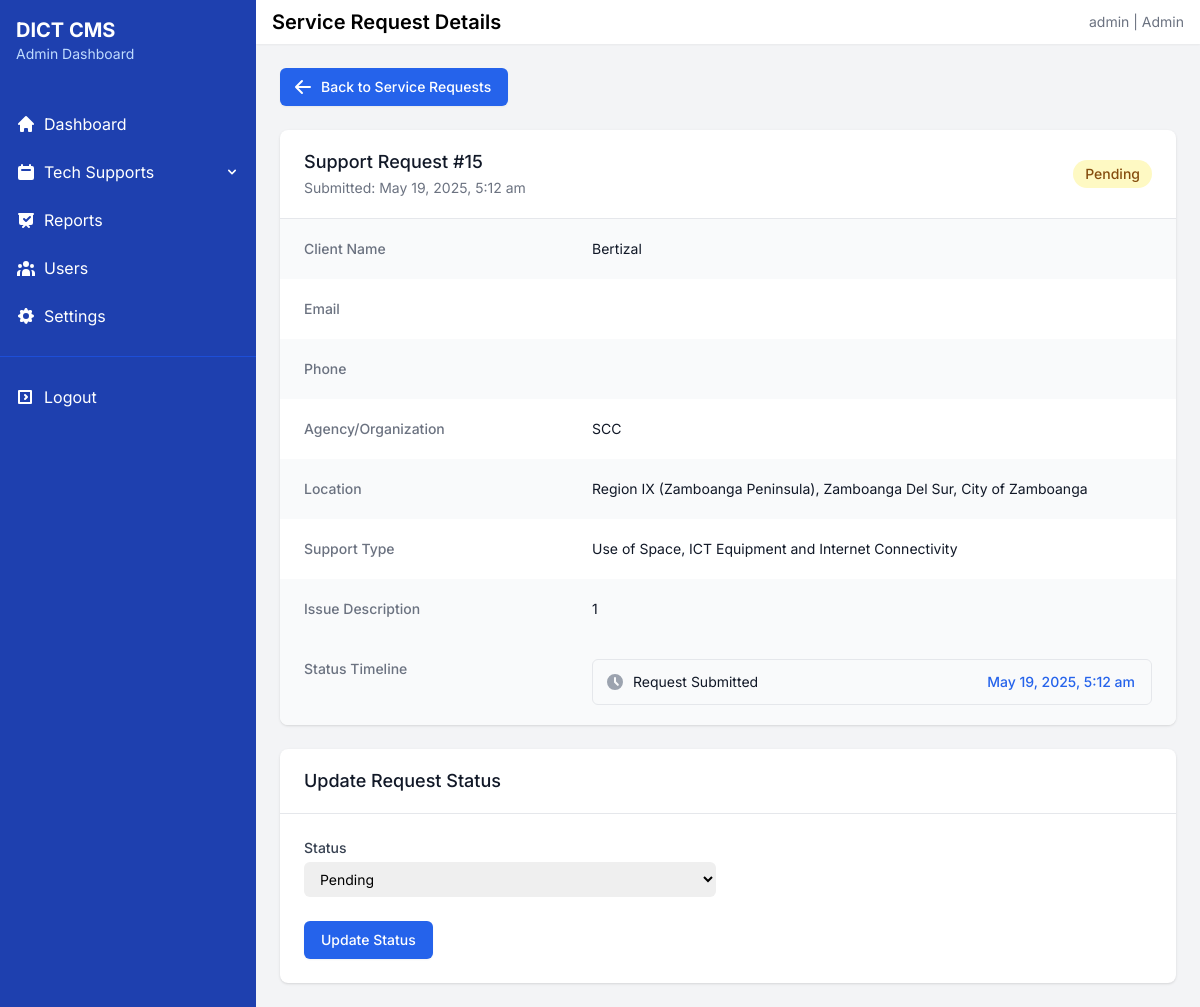
The app's page /admin/view-request.php?id=15 (signed in) with its own data.
### tables this page shows
CREATE TABLE `tech_support_requests` (
  `id` int(11) NOT NULL,
  `firstname` varchar(50) NOT NULL,
  `surname` varchar(50) NOT NULL,
  `middle_initial` char(1) DEFAULT NULL,
  `client_name` varchar(100) NOT NULL,
  `agency` varchar(100) NOT NULL,
  `gender` enum('Male','Female','Other','Prefer not to say') NOT NULL,
  `age` int(11) NOT NULL,
  `region` varchar(50) NOT NULL,
  `region_id` int(11) NOT NULL,
  `province_id` int(11) NOT NULL,
  `district_id` int(11) DEFAULT NULL,
  `municipality_id` int(11) NOT NULL,
  `support_type` varchar(100) NOT NULL,
  `subject` varchar(255) DEFAULT NULL,
  `message` text NOT NULL,
  `issue_description` text NOT NULL,
  `date_requested` timestamp NOT NULL DEFAULT current_timestamp(),
  `date_assisted` timestamp NULL DEFAULT NULL,
  `date_resolved` timestamp NULL DEFAULT NULL,
  `assisted_by_id` int(11) DEFAULT NULL,
  `status` enum('Pending','In Progress','Resolved','Cancelled') DEFAULT 'Pending',
  `remarks` text DEFAULT NULL,
  `created_at` timestamp NOT NULL DEFAULT current_timestamp(),
  `updated_at` timestamp NOT NULL DEFAULT current_timestamp() ON UPDATE current_timestamp()
);

### includes/crud_operations.php (called while the page is built, shortened)
<?php
require_once 'db_connect.php';
function get_record_by_id($table, $id, $columns = ['*']) {
    global $conn;
    try {
        $table_check = $conn->query("SHOW TABLES LIKE '$table'");
        $columns_str = implode(', ', $columns);
        $sql = "SELECT $columns_str FROM `$table` WHERE id = ?";
        $stmt = $conn->prepare($sql);
        $stmt->bind_param('i', $id);
        if ($stmt->execute()) {
            $result = $stmt->get_result();
            $record = $result->fetch_assoc();
            return $record;
        } else {
            throw new Exception("Error executing statement: " . $stmt->error);
        }
    } catch (Exception $e) {
        error_log("Get record by ID error: " . $e->getMessage());
        return false;
    }
}
?>

### admin/view-request.php (the view, shortened to what this page needs)
<?php
require_once '../includes/db_connect.php';
require_once '../includes/crud_operations.php';
$id = (int)$_GET['id'];
$request = get_record_by_id('tech_support_requests', $id);
$region_name = '';
$province_name = '';
$municipality_name = '';
if (!empty($request['region_id'])) {
    $region = get_record_by_id('regions', $request['region_id']);
    if ($region) {
        $region_name = $region['region_name'];
    } else {
        error_log("Region not found for ID: " . $request['region_id']);
    }
}
if (!empty($request['province_id'])) {
    $province = get_record_by_id('provinces', $request['province_id']);
    if ($province) {
        $province_name = $province['province_name'];
    }
}
if (!empty($request['municipality_id'])) {
    $municipality = get_record_by_id('municipalities', $request['municipality_id']);
    if ($municipality) {
        $municipality_name = $municipality['municipality_name'];
    }
}
$status_class = 'bg-yellow-100 text-yellow-800';
?>
<!DOCTYPE html>
<html lang="en">
<head>
    <script src="https://cdn.tailwindcss.com"></script>
</head>
<?php include '../admin/includes/sidebar.php'; ?>
<body class="bg-gray-100">
        <div class="flex-1 main-content">
            <div class="bg-white shadow-sm">
                <div class="px-4 py-2 flex justify-between items-center">
                    <h1 class="text-xl font-semibold">Service Request Details</h1>
                    <div>
                        <p class="text-sm text-gray-500">
                            <?php echo $_SESSION['username']; ?> | Admin
                        </p>
                    </div>
                </div>
            </div>
            <div class="p-6">
                <div class="mb-6">
                    <a href="service-requests.php" class="inline-flex items-center px-4 py-2 border border-transparent rounded-md shadow-sm text-sm font-medium text-white bg-blue-600 hover:bg-blue-700 focus:outline-none focus:ring-2 focus:ring-offset-2 focus:ring-blue-500">
                        <svg xmlns="http://www.w3.org/2000/svg" class="-ml-1 mr-2 h-5 w-5" viewBox="0 0 20 20" fill="currentColor">
                            <path fill-rule="evenodd" d="M9.707 16.707a1 1 0 01-1.414 0l-6-6a1 1 0 010-1.414l6-6a1 1 0 011.414 1.414L5.414 9H17a1 1 0 110 2H5.414l4.293 4.293a1 1 0 010 1.414z" clip-rule="evenodd" />
                        </svg>
                        Back to Service Requests
                    </a>
                </div>
                <div class="bg-white shadow overflow-hidden sm:rounded-lg">
                    <div class="px-4 py-5 sm:px-6 flex justify-between items-center">
                        <div>
                            <h3 class="text-lg leading-6 font-medium text-gray-900">Support Request #<?php echo $id; ?></h3>
                            <p class="mt-1 max-w-2xl text-sm text-gray-500">
                                Submitted: <?php echo date('F j, Y, g:i a', strtotime($request['date_requested'])); ?>
                            </p>
                        </div>
                        <div>
                            <span class="inline-flex items-center px-3 py-1 rounded-full text-sm font-medium <?php echo $status_class; ?>">
                                <?php echo $request['status']; ?>
                            </span>
                        </div>
                    </div>
                    <div class="border-t border-gray-200">
                        <dl>
                            <div class="bg-gray-50 px-4 py-5 sm:grid sm:grid-cols-3 sm:gap-4 sm:px-6">
                                <dt class="text-sm font-medium text-gray-500">Client Name</dt>
                                <dd class="mt-1 text-sm text-gray-900 sm:mt-0 sm:col-span-2"><?php echo htmlspecialchars($request['client_name']); ?></dd>
                            </div>
                            <div class="bg-white px-4 py-5 sm:grid sm:grid-cols-3 sm:gap-4 sm:px-6">
                                <dt class="text-sm font-medium text-gray-500">Email</dt>
                                <dd class="mt-1 text-sm text-gray-900 sm:mt-0 sm:col-span-2"><?php echo htmlspecialchars($request['email']); ?></dd>
                            </div>
                            <div class="bg-gray-50 px-4 py-5 sm:grid sm:grid-cols-3 sm:gap-4 sm:px-6">
                                <dt class="text-sm font-medium text-gray-500">Phone</dt>
                                <dd class="mt-1 text-sm text-gray-900 sm:mt-0 sm:col-span-2"><?php echo htmlspecialchars($request['phone']); ?></dd>
                            </div>
                            <div class="bg-white px-4 py-5 sm:grid sm:grid-cols-3 sm:gap-4 sm:px-6">
                                <dt class="text-sm font-medium text-gray-500">Agency/Organization</dt>
                                <dd class="mt-1 text-sm text-gray-900 sm:mt-0 sm:col-span-2"><?php echo htmlspecialchars($request['agency']); ?></dd>
                            </div>
                            <div class="bg-gray-50 px-4 py-5 sm:grid sm:grid-cols-3 sm:gap-4 sm:px-6">
                                <dt class="text-sm font-medium text-gray-500">Location</dt>
                                <dd class="mt-1 text-sm text-gray-900 sm:mt-0 sm:col-span-2">
                                    <?php
                                    $location_parts = array_filter([$region_name, $province_name, $municipality_name]);
                                    echo !empty($location_parts) ? implode(', ', $location_parts) : 'Not specified';
                                    ?>
                                </dd>
                            </div>
                            <div class="bg-white px-4 py-5 sm:grid sm:grid-cols-3 sm:gap-4 sm:px-6">
                                <dt class="text-sm font-medium text-gray-500">Support Type</dt>
                                <dd class="mt-1 text-sm text-gray-900 sm:mt-0 sm:col-span-2"><?php echo htmlspecialchars($request['support_type']); ?></dd>
                            </div>
                            <div class="bg-gray-50 px-4 py-5 sm:grid sm:grid-cols-3 sm:gap-4 sm:px-6">
                                <dt class="text-sm font-medium text-gray-500">Issue Description</dt>
                                <dd class="mt-1 text-sm text-gray-900 sm:mt-0 sm:col-span-2">
                                    <?php echo nl2br(htmlspecialchars($request['issue_description'])); ?>
                                </dd>
                            </div>
                            <div class="bg-gray-50 px-4 py-5 sm:grid sm:grid-cols-3 sm:gap-4 sm:px-6">
                                <dt class="text-sm font-medium text-gray-500">Status Timeline</dt>
                                <dd class="mt-1 text-sm text-gray-900 sm:mt-0 sm:col-span-2">
                                    <ul class="border border-gray-200 rounded-md divide-y divide-gray-200">
                                        <li class="pl-3 pr-4 py-3 flex items-center justify-between text-sm">
                                            <div class="w-0 flex-1 flex items-center">
                                                <svg class="flex-shrink-0 h-5 w-5 text-gray-400" xmlns="http://www.w3.org/2000/svg" viewBox="0 0 20 20" fill="currentColor">
                                                    <path fill-rule="evenodd" d="M10 18a8 8 0 100-16 8 8 0 000 16zm1-12a1 1 0 10-2 0v4a1 1 0 00.293.707l2.828 2.829a1 1 0 101.415-1.415L11 9.586V6z" clip-rule="evenodd" />
                                                </svg>
                                                <span class="ml-2 flex-1 w-0 truncate">
                                                    Request Submitted
                                                </span>
                                            </div>
                                            <div class="ml-4 flex-shrink-0">
                                                <span class="font-medium text-blue-600 hover:text-blue-500">
                                                    <?php echo date('F j, Y, g:i a', strtotime($request['date_requested'])); ?>
                                                </span>
                                            </div>
                                        </li>
                                    </ul>
                                </dd>
                            </div>
                        </dl>
                    </div>
                </div>
                <div class="mt-6 bg-white shadow overflow-hidden sm:rounded-lg">
                    <div class="px-4 py-5 sm:px-6">
                        <h3 class="text-lg leading-6 font-medium text-gray-900">Update Request Status</h3>
                    </div>
                    <div class="border-t border-gray-200 px-4 py-5 sm:p-6">
                        <form action="view-request.php?id=<?php echo $id; ?>" method="post">
                            <div class="grid grid-cols-1 gap-6 sm:grid-cols-2">
                                <div>
                                    <label for="status" class="block text-sm font-medium text-gray-700">Status</label>
                                    <select id="status" name="status" class="mt-1 block w-full pl-3 pr-10 py-2 text-base border-gray-300 focus:outline-none focus:ring-blue-500 focus:border-blue-500 sm:text-sm rounded-md">
                                        <option value="Pending" <?php echo $request['status'] === 'Pending' ? 'selected' : ''; ?>>Pending</option>
                                    </select>
                                </div>
                            </div>
                            <div class="mt-6">
                                <button type="submit" class="inline-flex items-center px-4 py-2 border border-transparent rounded-md shadow-sm text-sm font-medium text-white bg-blue-600 hover:bg-blue-700 focus:outline-none focus:ring-2 focus:ring-offset-2 focus:ring-blue-500">
                                    Update Status
                                </button>
                            </div>
                        </form>
                    </div>
                </div>
            </div>
        </div>
    </div>
</body>
</html>

### admin/view-request.php (style rules this page uses)
body { font-family: 'Inter', sans-serif; }
.main-content { height: 100vh; overflow-y: auto; max-width: 100%; }

### records on screen
tech_support_requests: date_requested "May 19, 2025, 5:12 am", status "Pending", client_name "Bertizal", agency "SCC", support_type "Use of Space, ICT Equipment and Internet Connectivity", issue_description "1"

### other values on screen
$_SESSION['username'] "admin"
$id "15"
implode(', ', $location_parts) "Region IX (Zamboanga Peninsula), Zamboanga Del Sur, City of Zamboanga"
